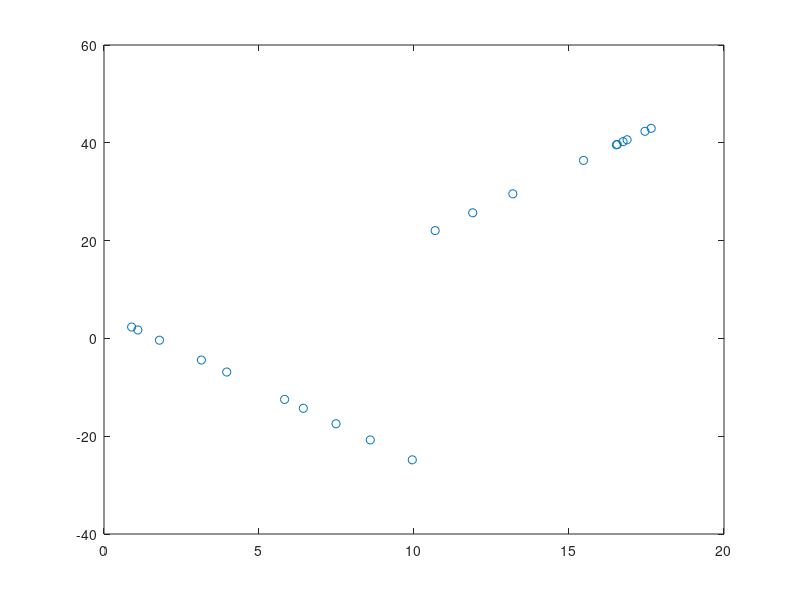

Write MATLAB code to recreate this figure. (Note: this script raises an error after producing the figure.)
%show_nonlinear_capability

x_0 = rand(10,1)*10;
y_0 = -3*x_0 +5;
x_1 = rand(10,1)*10 + 10;
y_1 = 3*x_1 -10;

input = [x_0; x_1];
output = [y_0; y_1];

plot(input,output,'o')

regularizationWeight = .01;
M=4;

w_opt = nn_train_approx_gradient(input, output, M, regularizationWeight);
error = nn_error(output, input, M, w_opt);

disp(['Final error = ' num2str(error) ]);

% compare to regular linear regression
b_opt = (pinv([ones(size(input,1),1) input]))*output;
lr_error = output - [ones(size(input,1),1) input]*b_opt;

disp(['Linear regression error = ' num2str(lr_error'*lr_error) ]);

prediction_inputs = linspace(0,20,100)';

nn_prediction_outputs = nn_predict(prediction_inputs,M,1,w_opt);

lr_prediction_outputs = [ones(size(prediction_inputs,1),1) prediction_inputs]*b_opt;

hold on
nn_lh = plot(prediction_inputs,nn_prediction_outputs,'r');
lr_lh = plot(prediction_inputs,lr_prediction_outputs,'g');
hold off
legend([nn_lh lr_lh], 'Neural Net', 'Lin. Reg.','Location','NorthWest');
makeAxisExportReady(gca)

disp(['# NN parameters ' num2str(length(w_opt))])
disp(['# LR parameters ' num2str(length(b_opt))])